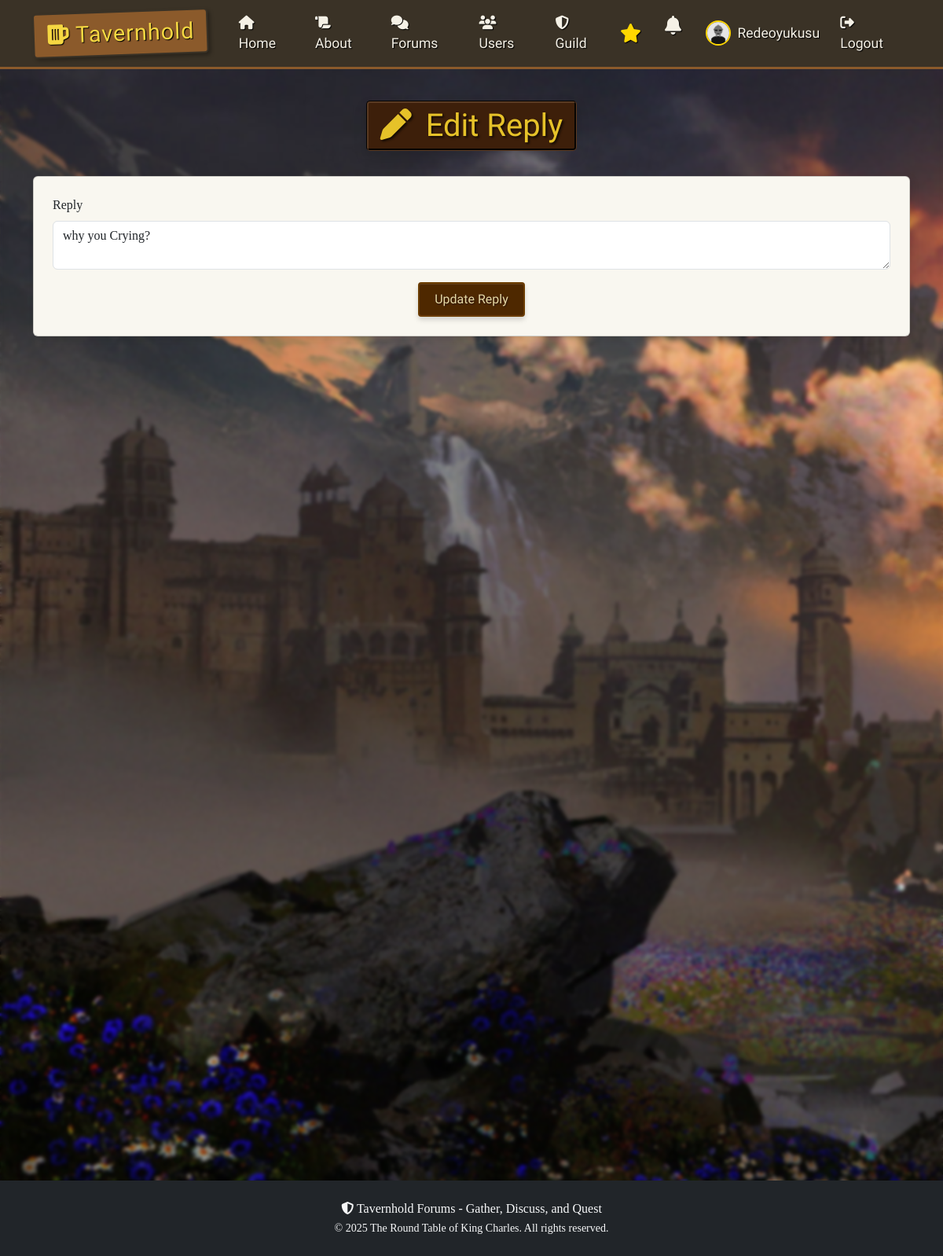
The app's page /reply/10/edit (signed in) with its own data.
### thforums/models.py (models this page shows, shortened)
class User(db.Model, UserMixin):
    id = db.Column(db.Integer, primary_key=True)  # unique id for each user
    username = db.Column(db.String(20), unique=True, nullable=False)  # username must be unique
    email = db.Column(db.String(120), unique=True, nullable=False)  # email must be unique
    image_file = db.Column(db.String(20), nullable=False, default="default.png")  # profile picture
    password = db.Column(db.String(60), nullable=False)  # hashed password
    gender = db.Column(db.String(10), nullable=True)  # gender field
    birthdate = db.Column(db.Date, nullable=True)  # birthdate field
    bio = db.Column(db.Text, nullable=True)  # bio field
    threads = db.relationship("Thread", backref="author", lazy=True)  # relationship to threads created by the user
    replies = db.relationship("Reply", backref="author", lazy=True)  # relationship to replies made by the user
    exp = db.Column(db.Integer, nullable=False, default=0)  # exp for user, default 0
    level = db.Column(db.Integer, nullable=False, default=1)  # user level, default 1
    commends_received = db.relationship("Commend", backref="user_target", lazy=True, primaryjoin="User.id==Commend.user_id_target")
    def required_exp_for_next_level(self):
        return 100 * self.level

class Reply(db.Model):
    id = db.Column(db.Integer, primary_key=True)  # unique id for each reply
    content = db.Column(db.Text, nullable=False)  # reply content
    date_posted = db.Column(db.DateTime, nullable=False, default=datetime.utcnow)  # timestamp of reply creation
    user_id = db.Column(db.Integer, db.ForeignKey("user.id"), nullable=False)  # foreign key linking to the user who made the reply
    thread_id = db.Column(db.Integer, db.ForeignKey("thread.id"), nullable=False)  # foreign key linking to the thread being replied to
    edited = db.Column(db.Boolean, default=False)  # flag to indicate if the reply was edited
    last_edited = db.Column(db.DateTime)  # timestamp of the last edit
    deleted = db.Column(db.Boolean, default=False)  # flag to indicate if the reply is deleted
    commends = db.relationship("Commend", backref="reply", lazy=True, primaryjoin="Reply.id==Commend.reply_id")

### thforums/routes.py (the view)
@app.route("/reply/<int:reply_id>/edit", methods=["GET", "POST"])
@login_required
def edit_reply(reply_id):
    reply = Reply.query.get_or_404(reply_id)
    if reply.author != current_user:
        flash("You are not authorized to edit this reply.", "error")
        return redirect(url_for("view_thread", thread_id=reply.thread_id))
    form = EditReplyForm()
    if form.validate_on_submit():
        reply.content = form.content.data
        reply.edited = True
        reply.last_edited = datetime.utcnow()
        db.session.commit()
        flash("Reply updated successfully!", "success")
        return redirect(url_for("view_thread", thread_id=reply.thread_id))
    elif request.method == "GET":
        form.content.data = reply.content
    return render_template("edit_reply.html", title="Edit Reply", form=form)

### thforums/forms.py
class EditReplyForm(FlaskForm):
    content = TextAreaField("Reply", validators=[DataRequired()])
    submit = SubmitField("Update Reply")

### thforums/__init__.py (called while the page is built)
@app.context_processor
def inject_notifications():
    if hasattr(current_user, 'is_authenticated') and current_user.is_authenticated:
        notifications = Notification.query.filter_by(user_id=current_user.id).order_by(Notification.timestamp.desc()).limit(20).all()
        unread_notifications = Notification.query.filter_by(user_id=current_user.id, read=False).all()
        return dict(notifications=notifications, unread_notifications=unread_notifications)
    return dict(notifications=[], unread_notifications=[])

### thforums/models.py (called while the page is built)
@login_manager.user_loader
def load_user(user_id):
    return User.query.get(int(user_id))

### thforums/routes.py (called while the page is built)
@app.context_processor
def inject_sidebar_user():
    sidebar_exp = None
    sidebar_level = None
    sidebar_exp_required = None
    if current_user.is_authenticated:
        sidebar_exp = current_user.exp
        sidebar_level = current_user.level
        sidebar_exp_required = current_user.required_exp_for_next_level()
    return {
        'sidebar_exp': sidebar_exp,
        'sidebar_level': sidebar_level,
        'sidebar_exp_required': sidebar_exp_required
    }

### thforums/templates/edit_reply.html (shortened to what this page needs)
{% extends 'layout.html' %}
{% block content %}
<div class="text-center mb-4">
    <h1 class="tavern-sign-straight d-inline-block shadow">
		<i class="fas fa-pen me-2"></i> Edit Reply
    </h1>
</div>
<form method="POST" class="card p-4 mb-4">
    <div class="mb-3">
        {{ form.content.label(class="form-label") }}
        {{ form.content(class="form-control") }}
    </div>
    <div class="text-center">
        {{ form.submit(class="btn btn-medieval") }}
    </div>
</form>
{% endblock %}

### thforums/templates/layout.html (shortened to what this page needs)
<!DOCTYPE html>
<html lang="en">
<head>
    <link href="https://cdn.jsdelivr.net/npm/bootstrap@5.3.0/dist/css/bootstrap.min.css" rel="stylesheet">
    <link rel="stylesheet" href="https://cdnjs.cloudflare.com/ajax/libs/font-awesome/6.4.0/css/all.min.css">
    <link rel="stylesheet" href="{{ url_for('static', filename='styles.css') }}">
</head>
<body class="cursor">
    <nav class="navbar navbar-expand-lg navbar-dark navbar-custom sticky-top">
        <div class="container d-flex align-items-center">
            <a class="navbar-brand tavern-logo soundBtn" href="{{ url_for('home') }}">
                <span class="tavern-sign ">
                    <i class="fas fa-beer "></i> Tavernhold
                </span>
            </a>
            <div class="collapse navbar-collapse" id="navbarNav">
                <ul class="navbar-nav me-auto">
                    <li class="nav-item">
                        <a class="nav-link" href="{{ url_for('home') }}"><i class="fas fa-home soundBtn"></i> Home</a>
                    </li>
                    <li class="nav-item">
                        <a class="nav-link" href="{{ url_for('about') }}"><i class="fas fa-scroll soundBtn"></i> About</a>
                    </li>
                    <li class="nav-item">
                        <a class="nav-link" href="{{ url_for('forums') }}"><i class="fas fa-comments soundBtn"></i> Forums</a>
                    </li>
                    {% if current_user.is_authenticated %}
                        <li class="nav-item">
                            <a class="nav-link" href="{{ url_for('list_users') }}"><i class="fas fa-users soundBtn"></i> Users</a>
                        </li>
                        <li class="nav-item">
                            <a class="nav-link" href="{{ url_for('create_guild') }}"><i class="fas fa-shield-halved soundBtn"></i> Guild</a>
                        </li>
                    {% endif %}
                </ul>
                <ul class="navbar-nav">
                    {% if current_user.is_authenticated %}
                        <li class="nav-item me-1 d-flex align-items-center">
                            <button id="offcanvasToggle" class="btn nav-link p-0 text-light offcanvas-btn d-flex align-items-center hover-shadow" type="button" data-bs-toggle="offcanvas" data-bs-target="#offcanvas" aria-controls="offcanvas" style="background: none; border: none;">
                                <i class="fas fa-star" style="font-size: 1.5rem; width: 32px; height: 32px; color: #ffd700; display: flex; align-items: center; justify-content: center;"></i>
                            </button>
                        </li>
                        <li class="nav-item me-1d-flex align-items-center">
                            <a class="nav-link position-relative d-flex align-items-center hover-shadow" href="#" id="notificationBell" data-bs-toggle="offcanvas" data-bs-target="#notificationOffcanvas" aria-controls="notificationOffcanvas">
                                <i class="fas fa-bell" style="font-size: 1.5rem; width: 32px; height: 32px; display: flex; align-items: center; justify-content: center;"></i>
                            </a>
                        </li>
                        <li class="nav-item d-flex align-items-center">
                            <a class="nav-link d-flex align-items-center hover-shadow" href="{{ url_for('profile') }}">
                                <img src="{{ url_for('static', filename='profile_pics/' + (current_user.image_file if current_user.image_file else 'default.png')) }}"
                                     alt="Profile Picture"
                                     class="rounded-circle"
                                     style="width: 32px; height: 32px; object-fit: cover; border: 2px solid #ffd700; margin-right: 8px;">
                                <span style="font-weight: 500;">{{ current_user.username }}</span>
                            </a>
                        </li>
                        <li class="nav-item d-flex align-items-center">
                            <a class="nav-link" href="{{ url_for('logout') }}"><i class="fas fa-sign-out-alt soundBtn"></i> Logout</a>
                        </li>
                    {% endif %}
                </ul>
            </div>
        </div>
    </nav>
    <main class="container mt-4">
        <div class="row">
            <div class="col-md-12">
                {% block content %}{% endblock %}
            </div>
        </div>
    </main>
    <footer class="bg-dark text-light py-4 m-0">
        <div class="container text-center">
            <p class="mb-0">
                <i class="fas fa-shield-alt"></i> Tavernhold Forums - Gather, Discuss, and Quest
            </p>
            <small>© 2025 The Round Table of King Charles. All rights reserved.</small>
        </div>
    </footer>
</body>
</html>

### thforums/static/styles.css (style rules this page uses)
:root { --background-color: #f5f1e6; --background-image: url('background.jpg'); --background-repeat: no-repeat; --background-size: 100% 100%; --background-attachment: fixed; --cursor: url('cursor.cur'), auto; --font-family: 'Cinzel', serif; --text-color: #3a3226; --navbar-bg-color: #3a3226; --navbar-border-color: #8b5a2b; --navbar-text-color: #f5f1e6; --btn-bg-color: #8b5a2b; --btn-hover-bg-color: #6d4a2b; --btn-text-color: #f5f1e6; --card-bg-color: #f9f7f0; --card-border-color: #8b5a2b; --alert-bg-color: #f5e7c6; --alert-border-color: #d4b97a; --alert-text-color: #5c3a21; }
* { cursor: url('cursor.cur'), auto !important; }
button, a { cursor: url('cursor.cur'), auto !important; }
html { cursor: var(--cursor); height: 100%; font-size: 100%; }
body { background-color: var(--background-color); background-image: var(--background-image); background-repeat: no-repeat; background-size:cover; background-attachment: fixed; font-family: var(--font-family); color: var(--text-color); display: flex; flex-direction: column; min-height: 100%; position: relative; z-index: 1; }
body::before { content: ""; position: fixed; top: 0; left: 0; right: 0; bottom: 0; z-index: -1; background-image: var(--background-image); background-size: cover; background-repeat: no-repeat; background-attachment: fixed; filter: blur(2px) brightness(0.95); pointer-events: none; }
main { flex: 1; }
.navbar-custom { background-color: var(--navbar-bg-color); border-bottom: 3px solid var(--navbar-border-color); font-family: 'MedievalSharp', cursive; }
.navbar-custom .navbar-brand, .navbar-custom .nav-link { color: var(--navbar-text-color); text-shadow: 1px 1px 1px #000; }
.navbar-custom .navbar-brand { font-size: 1.8rem; letter-spacing: 1px; }
.navbar-custom .nav-link { font-size: 1.1rem; margin: 0 5px; padding: 8px 15px; border-radius: 5px; transition: all 0.3s; }
.navbar-nav .fa-bell { font-size: 1.3rem; }
.tavern-sign { display: inline-block; background-color: #8b5a2b; color: #f5d742; padding: 5px 15px; border-radius: 5px; border: 2px solid #3a3226; box-shadow: 3px 3px 5px rgba(0,0,0,0.3); transform: rotate(-2deg); margin-right: 10px; }
.tavern-sign-straight { display: inline-block; background-color: #3d1f0a; color: #e6c229; padding: 5px 15px; border-radius: 5px; border: 3px groove #5a3a22; box-shadow: 4px 4px 6px rgba(0, 0, 0, 0.3); font-family: 'MedievalSharp', cursive; text-align: center; text-shadow: 2px 2px 3px rgba(0, 0, 0, 0.7); }
.offcanvas-btn { transition: transform 0.2s cubic-bezier(.4,2,.6,1), box-shadow 0.2s; }
.tavern-logo { display: inline-block; transition: filter 0.3s cubic-bezier(.4,1,.6,1), transform 0.3s cubic-bezier(.4,1,.6,1); }
.tavern-logo .tavern-sign { transform: rotate(-2deg) translateY(0); transform-origin: 50% 60%; transition: transform 0.2s; }
.btn-medieval { background-color: #4e2800; color: #e6d8a8; border: 2px solid #6b3c00; font-family: 'MedievalSharp', cursive; text-shadow: 1px 1px 2px rgba(0, 0, 0, 0.5); padding: 0.5rem 1.2rem; box-shadow: 0 4px 6px rgba(0, 0, 0, 0.15), inset 0 1px 0 rgba(255, 255, 255, 0.1); transition: all 0.3s ease; border-radius: 4px; }
.card { box-shadow: 3px 3px 10px rgba(0, 0, 0, 0.1); background-color: var(--card-bg-color); }

### records on screen
User: image_file (placeholder picture), username "Redeoyukusu"
Reply: content "why you Crying?"
